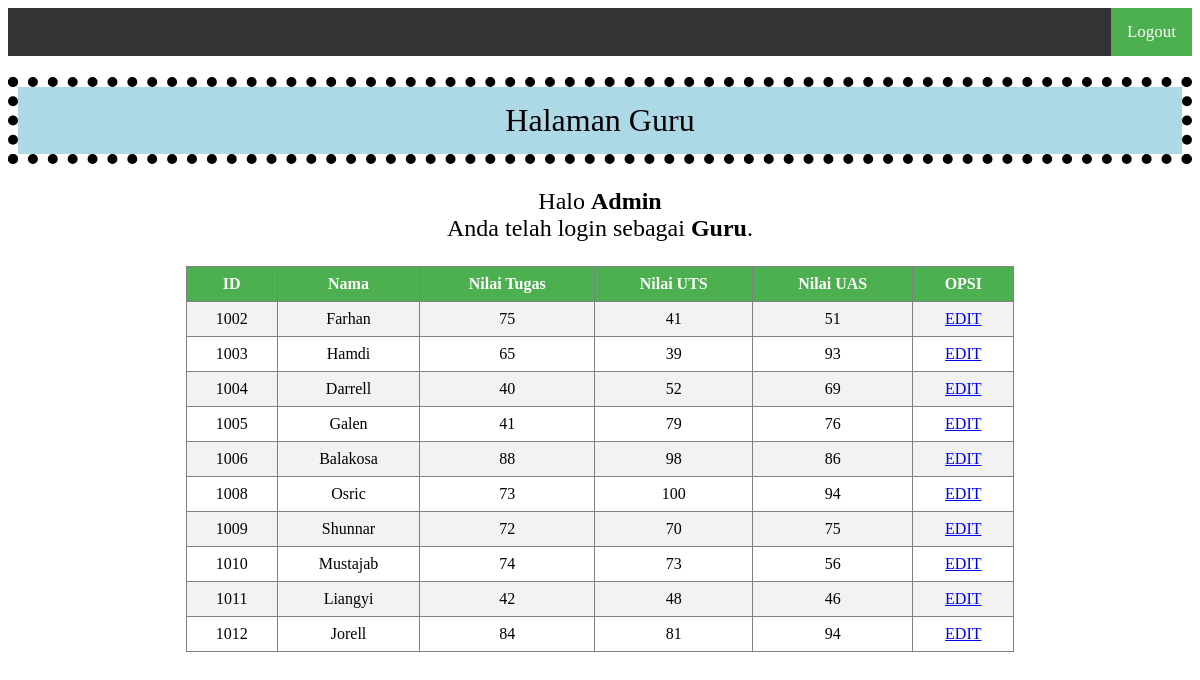
The page /halaman_guru.php (signed in) on the database its author committed.
### tables this page shows
CREATE TABLE `user` (
  `user_id` varchar(10) NOT NULL,
  `password` varchar(255) NOT NULL,
  `first_name` varchar(255) NOT NULL,
  `last_name` varchar(255) NOT NULL,
  `role_id` int(11) NOT NULL,
  `address` varchar(255) NOT NULL
);

CREATE TABLE `grade` (
  `user_id` varchar(10) NOT NULL,
  `nilai_tugas` int(11) NOT NULL,
  `nilai_uts` int(11) NOT NULL,
  `nilai_uas` int(11) NOT NULL
);

### halaman_guru.php (the view, shortened to what this page needs)
<!DOCTYPE html>
<html>
<head>
	<link rel="stylesheet" type="text/css" href="styleguru.css">
</head>
<body>
	<?php
		include 'koneksi.php';
		$id = $_SESSION['user_id'];
		$data = mysqli_query($koneksi,"select * from user where user_id = '$id'");
		$d = mysqli_fetch_array($data);
	?>
	<div class="topnav">
	<a class="active" href="logout.php" onclick="return confirm('Are you sure to logout?');">Logout</a>
	</div>
	<h1>Halaman Guru</h1>
	<p>Halo <b><?php echo $d['first_name']; ?></b></br> Anda telah login sebagai <b><?php echo "Guru" ?></b>.</p>
	<table border="1">
		<tr>
			<th>ID</th>
			<th>Nama </th>
			<th>Nilai Tugas</th>
			<th>Nilai UTS</th>
			<th>Nilai UAS</th>
			<th>OPSI</th>
		</tr>
		<?php
		include 'koneksi.php';
		$data = mysqli_query($koneksi,"select * from grade inner join user where grade.user_id = user.user_id");
		while($d = mysqli_fetch_array($data)){
			?>
			<tr>
				<td><?php echo $d['user_id']; ?></td>
				<td><?php echo $d['first_name']; ?></td>
				<td><?php echo $d['nilai_tugas']; ?></td>
				<td><?php echo $d['nilai_uts']; ?></td>
				<td><?php echo $d['nilai_uas']; ?></td>
				<td>
					<a href="edit1.php?user_id=<?php echo $d['user_id'];?>&first_name=<?php echo $d['first_name'];?>">EDIT</a>
				</td>
			</tr>
			<?php
		}
		?>
	</table>
	<br/>
	<br/>
</body>
</html>

### styleguru.css (style rules this page uses)
table { border-collapse: collapse; width:70%; margin-left:15%; margin-right:15%; }
th, td { text-align: center; padding: 8px; }
tr:nth-child(even) { background-color: #f2f2f2 }
th { background-color: #4CAF50; color: white; }
.topnav { background-color: #333; overflow: hidden; position: sticky; top: 0; }
.topnav a { float: right; color: #f2f2f2; text-align: center; padding: 14px 16px; text-decoration: none; font-size: 17px; }
.topnav a.active { background-color: #4CAF50; color: white; }
h1 { text-align: center; font-weight: 300; border: 10px dotted black; padding: 15px; background: lightblue; background-clip: padding-box; }
p { text-align: center; font-size: 150%; }

### rows shown on the page
user: first_name "Admin"
grade: user.user_id "1002", user.first_name "Farhan", nilai_tugas "75", nilai_uts "41", nilai_uas "51"
grade: user.user_id "1003", user.first_name "Hamdi", nilai_tugas "65", nilai_uts "39", nilai_uas "93"
grade: user.user_id "1004", user.first_name "Darrell", nilai_tugas "40", nilai_uts "52", nilai_uas "69"
grade: user.user_id "1005", user.first_name "Galen", nilai_tugas "41", nilai_uts "79", nilai_uas "76"
grade: user.user_id "1006", user.first_name "Balakosa", nilai_tugas "88", nilai_uts "98", nilai_uas "86"
grade: user.user_id "1008", user.first_name "Osric", nilai_tugas "73", nilai_uts "100", nilai_uas "94"
grade: user.user_id "1009", user.first_name "Shunnar", nilai_tugas "72", nilai_uts "70", nilai_uas "75"
grade: user.user_id "1010", user.first_name "Mustajab", nilai_tugas "74", nilai_uts "73", nilai_uas "56"
grade: user.user_id "1011", user.first_name "Liangyi", nilai_tugas "42", nilai_uts "48", nilai_uas "46"
grade: user.user_id "1012", user.first_name "Jorell", nilai_tugas "84", nilai_uts "81", nilai_uas "94"
